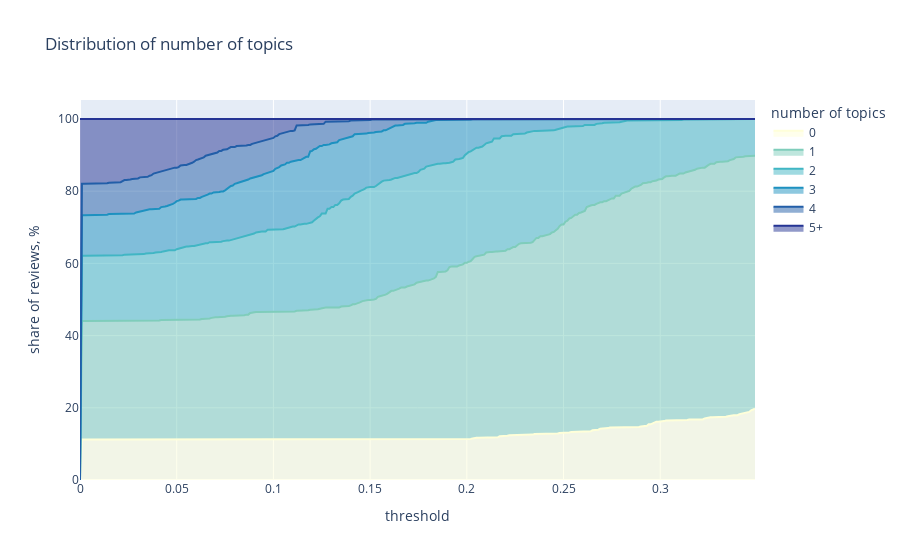

The cell this chart's notebook holds for it:
### Code cell
import tqdm
import numpy as np
import plotly.express as px

tmp_dfs = []

# iterating through different threshold levels
for thr in tqdm.tqdm(np.arange(0, 0.35, 0.001)):
    # calculating number of topics with probability > threshold for each document
    tmp_df = pd.DataFrame(list(map(lambda x: len(list(filter(lambda y: y >= thr, x))), topic_distr))).rename(
        columns = {0: 'num_topics'}
    )
    tmp_df['num_docs'] = 1
    
    tmp_df['num_topics_group'] = tmp_df['num_topics']\
        .map(lambda x: str(x) if x < 5 else '5+')
    
    # aggregating stats
    tmp_df_aggr = tmp_df.groupby('num_topics_group', as_index = False).num_docs.sum()
    tmp_df_aggr['threshold'] = thr
    
    tmp_dfs.append(tmp_df_aggr)

num_topics_stats_df = pd.concat(tmp_dfs).pivot(index = 'threshold', 
                              values = 'num_docs',
                              columns = 'num_topics_group').fillna(0)

num_topics_stats_df = num_topics_stats_df.apply(lambda x: 100.*x/num_topics_stats_df.sum(axis = 1))

# visualisation
colormap = px.colors.sequential.YlGnBu
px.area(num_topics_stats_df, 
       title = 'Distribution of number of topics',
       labels = {'num_topics_group': 'number of topics',
                'value': 'share of reviews, %'},
       color_discrete_map = {
          '0': colormap[0],
          '1': colormap[3],
          '2': colormap[4],
          '3': colormap[5],
          '4': colormap[6],
          '5+': colormap[7]
      })

### Figure 1 — Plotly figure (JSON) as saved in the notebook; plotly's stock layout.template omitted (floating-point values rounded to 4 significant figures; data arrays with more than 128 entries replaced by an {"elided": "..."} marker saying what was removed)
{"data": [{"fillpattern": {"shape": ""}, "hovertemplate": "number of topics=0<br>threshold=%{x}<br>share of reviews, %=%{y}<extra></extra>", "legendgroup": "0", "line": {"color": "rgb(255,255,217)"}, "marker": {"symbol": "circle"}, "mode": "lines", "name": "0", "orientation": "v", "showlegend": true, "stackgroup": "1", "type": "scatter", "x": {"elided": "350 float values"}, "xaxis": "x", "y": {"elided": "350 float values"}, "yaxis": "y"}, {"fillpattern": {"shape": ""}, "hovertemplate": "number of topics=1<br>threshold=%{x}<br>share of reviews, %=%{y}<extra></extra>", "legendgroup": "1", "line": {"color": "rgb(127,205,187)"}, "marker": {"symbol": "circle"}, "mode": "lines", "name": "1", "orientation": "v", "showlegend": true, "stackgroup": "1", "type": "scatter", "x": {"elided": "350 float values"}, "xaxis": "x", "y": {"elided": "350 float values"}, "yaxis": "y"}, {"fillpattern": {"shape": ""}, "hovertemplate": "number of topics=2<br>threshold=%{x}<br>share of reviews, %=%{y}<extra></extra>", "legendgroup": "2", "line": {"color": "rgb(65,182,196)"}, "marker": {"symbol": "circle"}, "mode": "lines", "name": "2", "orientation": "v", "showlegend": true, "stackgroup": "1", "type": "scatter", "x": {"elided": "350 float values"}, "xaxis": "x", "y": {"elided": "350 float values"}, "yaxis": "y"}, {"fillpattern": {"shape": ""}, "hovertemplate": "number of topics=3<br>threshold=%{x}<br>share of reviews, %=%{y}<extra></extra>", "legendgroup": "3", "line": {"color": "rgb(29,145,192)"}, "marker": {"symbol": "circle"}, "mode": "lines", "name": "3", "orientation": "v", "showlegend": true, "stackgroup": "1", "type": "scatter", "x": {"elided": "350 float values"}, "xaxis": "x", "y": {"elided": "350 float values"}, "yaxis": "y"}, {"fillpattern": {"shape": ""}, "hovertemplate": "number of topics=4<br>threshold=%{x}<br>share of reviews, %=%{y}<extra></extra>", "legendgroup": "4", "line": {"color": "rgb(34,94,168)"}, "marker": {"symbol": "circle"}, "mode": "lines", "name": "4", "orientation": "v", "showlegend": true, "stackgroup": "1", "type": "scatter", "x": {"elided": "350 float values"}, "xaxis": "x", "y": {"elided": "350 float values"}, "yaxis": "y"}, {"fillpattern": {"shape": ""}, "hovertemplate": "number of topics=5+<br>threshold=%{x}<br>share of reviews, %=%{y}<extra></extra>", "legendgroup": "5+", "line": {"color": "rgb(37,52,148)"}, "marker": {"symbol": "circle"}, "mode": "lines", "name": "5+", "orientation": "v", "showlegend": true, "stackgroup": "1", "type": "scatter", "x": {"elided": "350 float values"}, "xaxis": "x", "y": {"elided": "350 float values"}, "yaxis": "y"}], "layout": {"legend": {"title": {"text": "number of topics"}, "tracegroupgap": 0}, "title": {"text": "Distribution of number of topics"}, "xaxis": {"anchor": "y", "domain": [0, 1], "title": {"text": "threshold"}}, "yaxis": {"anchor": "x", "domain": [0, 1], "title": {"text": "share of reviews, %"}}}}
